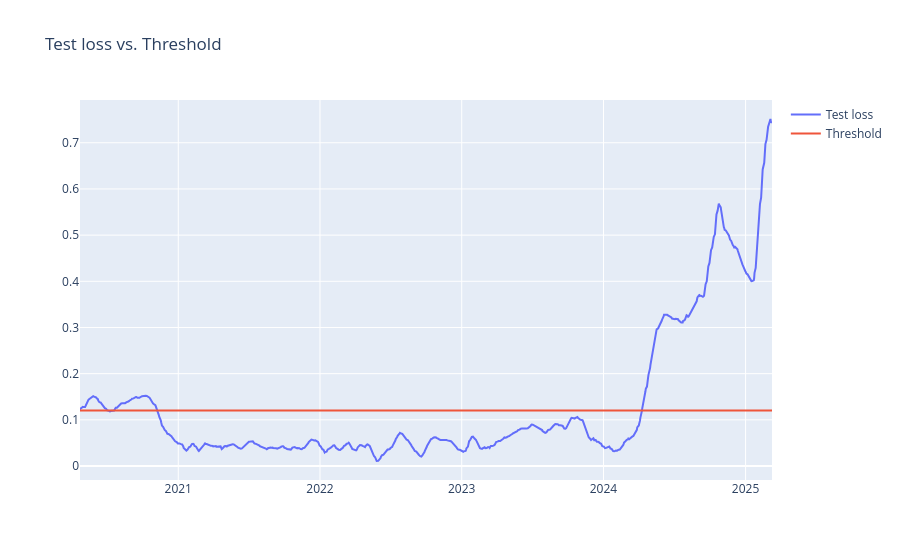

Source (notebook cell):
### Code cell
visualize_anomalies(X_test, test_mae, predicted_anomalies, threshold, config)

### Figure 1 — Plotly figure (JSON) as saved in the notebook; plotly's stock layout.template omitted (floating-point values rounded to 4 significant figures; data arrays with more than 128 entries replaced by an {"elided": "..."} marker saying what was removed)
{"data": [{"name": "Test loss", "type": "scatter", "x": {"elided": "1226 str values"}, "y": {"elided": "1226 float values"}}, {"name": "Threshold", "type": "scatter", "x": {"elided": "1226 str values"}, "y": {"elided": "1226 float values"}}], "layout": {"showlegend": true, "title": {"text": "Test loss vs. Threshold"}}}
